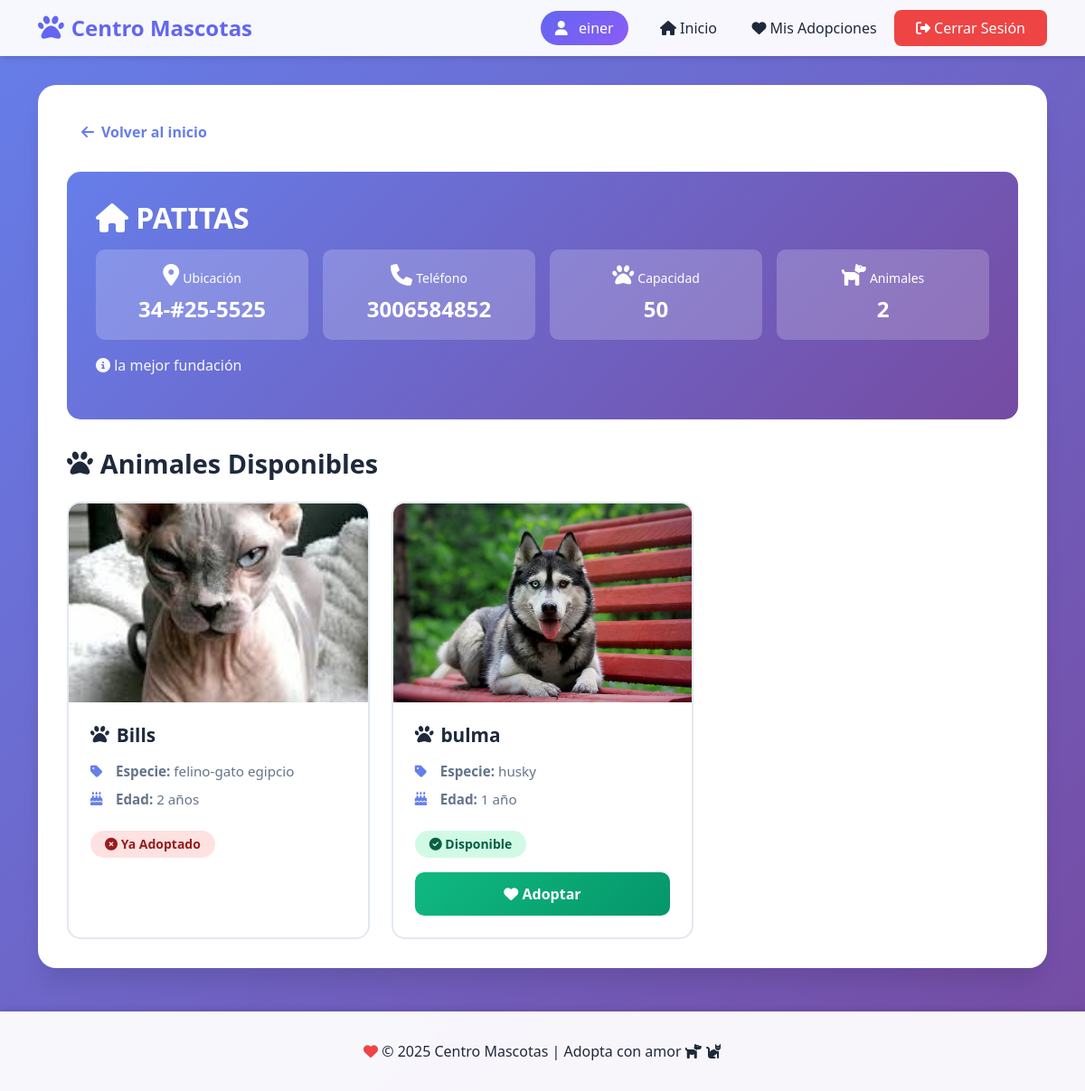
The page /fundacion/1/ (signed in) on the database its author committed.
### core/models.py (models this page shows, shortened)
class Usuario(AbstractUser):
    email = models.EmailField(unique=True)
    telefono = models.CharField(max_length=20, blank=True, null=True)
    direccion = models.CharField(max_length=100, blank=True, null=True)

class Fundacion(models.Model):
    nombre = models.CharField(max_length=100)
    direccion = models.CharField(max_length=200)
    telefono = models.CharField(max_length=20)
    email = models.EmailField(max_length=100)
    descripcion = models.TextField(blank=True, null=True)
    capacidad = models.IntegerField(default=0)

class Mascota(models.Model):
    nombre = models.CharField(max_length=100)
    especie = models.CharField(max_length=50)
    edad = models.IntegerField()
    foto = models.ImageField(upload_to='mascotas/', blank=True, null=True)
    disponible = models.BooleanField(default=True)
    fundacion = models.ForeignKey(Fundacion, on_delete=models.CASCADE)

### core/views.py (the view)
# urls.py: path('fundacion/<int:fundacion_id>/', views.fundacion_detalle, name='fundacion_detalle'),
@login_required
def fundacion_detalle(request, fundacion_id):
    fundacion = get_object_or_404(Fundacion, id=fundacion_id)
    mascotas = Mascota.objects.filter(fundacion=fundacion)
    context = {
        'fundacion': fundacion,
        'mascotas': mascotas,
        'usuario': request.user,
    }
    return render(request, 'core/fundacion_detalle.html', context)

### core/templates/core/fundacion_detalle.html (shortened to what this page needs)
{% extends 'base.html' %}
{% load static %}
{% block content %}
<a href="{% url 'inicio' %}" class="back-link">
    <i class="fas fa-arrow-left"></i> Volver al inicio
</a>
<div class="fundacion-header">
    <h1><i class="fas fa-home"></i> {{ fundacion.nombre }}</h1>
    <div class="fundacion-stats">
        <div class="stat-item">
            <i class="fas fa-map-marker-alt"></i>
            <small>Ubicación</small>
            <strong>{{ fundacion.direccion|truncatewords:3 }}</strong>
        </div>
        <div class="stat-item">
            <i class="fas fa-phone"></i>
            <small>Teléfono</small>
            <strong>{{ fundacion.telefono }}</strong>
        </div>
        <div class="stat-item">
            <i class="fas fa-paw"></i>
            <small>Capacidad</small>
            <strong>{{ fundacion.capacidad }}</strong>
        </div>
        <div class="stat-item">
            <i class="fas fa-dog"></i>
            <small>Animales</small>
            <strong>{{ mascotas.count }}</strong>
        </div>
    </div>
    {% if fundacion.descripcion %}
        <p style="margin-top: 1rem; opacity: 0.95;">
            <i class="fas fa-info-circle"></i> {{ fundacion.descripcion }}
        </p>
    {% endif %}
</div>
<h2 class="section-title">
    <i class="fas fa-paw"></i>
    Animales Disponibles
</h2>
{% if mascotas %}
    <div class="animales-grid">
        {% for mascota in mascotas %}
            <div class="animal-card">
                {% if mascota.foto %}
                    <img src="{{ mascota.foto.url }}" alt="{{ mascota.nombre }}" class="animal-image" onerror="this.onerror=null; this.style.display='none'; this.nextElementSibling.style.display='flex';">
                {% else %}
                    <div class="no-image">
                        <i class="fas fa-paw"></i>
                    </div>
                {% endif %}
                <div class="animal-info">
                    <h3>
                        {% if mascota.especie == 'Perro' %}
                            <i class="fas fa-dog"></i>
                        {% elif mascota.especie == 'Gato' %}
                            <i class="fas fa-cat"></i>
                        {% else %}
                            <i class="fas fa-paw"></i>
                        {% endif %}
                        {{ mascota.nombre }}
                    </h3>
                    <div class="animal-detail">
                        <i class="fas fa-tag"></i>
                        <span><strong>Especie:</strong> {{ mascota.especie }}</span>
                    </div>
                    <div class="animal-detail">
                        <i class="fas fa-birthday-cake"></i>
                        <span><strong>Edad:</strong> {{ mascota.edad }} año{% if mascota.edad != 1 %}s{% endif %}</span>
                    </div>
                    {% if mascota.disponible %}
                        <span class="badge badge-available">
                            <i class="fas fa-check-circle"></i> Disponible
                        </span>
                        <a href="{% url 'adoptar_mascota' mascota.id %}" class="btn-adopt">
                            <i class="fas fa-heart"></i> Adoptar
                        </a>
                    {% else %}
                        <span class="badge badge-adopted">
                            <i class="fas fa-times-circle"></i> Ya Adoptado
                        </span>
                    {% endif %}
                </div>
            </div>
        {% endfor %}
    </div>
{% else %}
    <div class="empty-state">
        <i class="fas fa-paw"></i>
        <p>Esta fundación aún no tiene animales registrados.</p>
    </div>
{% endif %}
{% endblock %}

### core/templates/base.html (shortened to what this page needs)
<!DOCTYPE html>
<html lang="es">
<head>
    <link rel="stylesheet" href="https://cdn.jsdelivr.net/npm/bootstrap@5.3.0/dist/css/bootstrap.min.css">
    <link rel="stylesheet" href="https://cdnjs.cloudflare.com/ajax/libs/font-awesome/6.4.0/css/all.min.css">
</head>
<body>
    <nav class="navbar navbar-expand-lg navbar-light">
        <div class="container">
            <a class="navbar-brand" href="{% if user.is_authenticated %}{% url 'inicio' %}{% else %}{% url 'index' %}{% endif %}">
                <i class="fas fa-paw"></i>
                Centro Mascotas
            </a>
            <div class="collapse navbar-collapse" id="navbarNav">
                <ul class="navbar-nav ms-auto align-items-center">
                    {% if user.is_authenticated %}
                        <li class="nav-item">
                            <span class="user-info">
                                <i class="fas fa-user"></i>
                                {{ user.username }}
                            </span>
                        </li>
                        <li class="nav-item">
                            <a class="nav-link" href="{% url 'inicio' %}">
                                <i class="fas fa-home"></i> Inicio
                            </a>
                        </li>
                        <li class="nav-item">
                            <a class="nav-link" href="{% url 'mis_adopciones' %}">
                                <i class="fas fa-heart"></i> Mis Adopciones
                            </a>
                        </li>
                        <li class="nav-item">
                            <a href="{% url 'logout_usuario' %}" class="btn btn-logout">
                                <i class="fas fa-sign-out-alt"></i> Cerrar Sesión
                            </a>
                        </li>
                    {% endif %}
                </ul>
            </div>
        </div>
    </nav>
    <main class="container">
        <div class="content-wrapper">
            {% block content %}
            {% endblock %}
        </div>
    </main>
    <footer class="text-center">
        <div class="container">
            <p>
                <i class="fas fa-heart" style="color: #ef4444;"></i>
                © 2025 Centro Mascotas | Adopta con amor
                <i class="fas fa-dog"></i>
                <i class="fas fa-cat"></i>
            </p>
        </div>
    </footer>
</body>
</html>

### core/templates/base.html (style rules this page uses)
:root { --primary-color: #6366f1; --secondary-color: #8b5cf6; --success-color: #10b981; --danger-color: #ef4444; --dark: #1e293b; --light: #f8fafc; }
body { background: linear-gradient(135deg, #667eea 0%, #764ba2 100%); min-height: 100vh; font-family: 'Segoe UI', Tahoma, Geneva, Verdana, sans-serif; }
.navbar { background: rgba(255, 255, 255, 0.95) !important; backdrop-filter: blur(10px); box-shadow: 0 4px 6px -1px rgba(0, 0, 0, 0.1); }
.navbar-brand { font-weight: bold; font-size: 1.5rem; color: var(--primary-color) !important; display: flex; align-items: center; gap: 0.5rem; }
.navbar-brand i { font-size: 1.8rem; }
.nav-link { color: var(--dark) !important; font-weight: 500; transition: all 0.3s; padding: 0.5rem 1rem !important; border-radius: 8px; margin: 0 0.2rem; }
.btn-logout { background: var(--danger-color); color: white; border: none; padding: 0.5rem 1.5rem; border-radius: 8px; font-weight: 500; transition: all 0.3s; }
.content-wrapper { background: white; border-radius: 20px; padding: 2rem; margin: 2rem auto; max-width: 1200px; box-shadow: 0 20px 25px -5px rgba(0, 0, 0, 0.1); }
footer { background: rgba(255, 255, 255, 0.95); backdrop-filter: blur(10px); margin-top: 3rem; padding: 2rem 0; box-shadow: 0 -4px 6px -1px rgba(0, 0, 0, 0.1); }
footer p { margin: 0; color: var(--dark); font-weight: 500; }
.user-info { background: linear-gradient(135deg, var(--primary-color), var(--secondary-color)); color: white; padding: 0.5rem 1rem; border-radius: 20px; font-weight: 500; margin-right: 1rem; }
.user-info i { margin-right: 0.5rem; }

### core/templates/core/fundacion_detalle.html (style rules this page uses)
.back-link { display: inline-flex; align-items: center; gap: 0.5rem; text-decoration: none; color: #667eea; font-weight: 600; margin-bottom: 1.5rem; padding: 0.5rem 1rem; border-radius: 8px; transition: all 0.3s; }
.fundacion-header { background: linear-gradient(135deg, #667eea 0%, #764ba2 100%); color: white; padding: 2rem; border-radius: 15px; margin-bottom: 2rem; }
.fundacion-header h1 { margin: 0 0 1rem 0; font-size: 2rem; font-weight: bold; }
.fundacion-stats { display: grid; grid-template-columns: repeat(auto-fit, minmax(150px, 1fr)); gap: 1rem; margin-top: 1rem; }
.stat-item { background: rgba(255, 255, 255, 0.2); padding: 1rem; border-radius: 10px; text-align: center; }
.stat-item i { font-size: 1.5rem; margin-bottom: 0.5rem; }
.stat-item strong { display: block; font-size: 1.5rem; }
.section-title { font-size: 1.8rem; font-weight: bold; color: #1e293b; margin: 2rem 0 1.5rem 0; display: flex; align-items: center; gap: 0.5rem; }
.animales-grid { display: grid; grid-template-columns: repeat(auto-fill, minmax(280px, 1fr)); gap: 1.5rem; }
.animal-card { background: white; border-radius: 15px; overflow: hidden; border: 2px solid #e2e8f0; transition: all 0.3s; }
.animal-image { width: 100%; height: 220px; object-fit: cover; background: linear-gradient(135deg, #667eea 0%, #764ba2 100%); }
.animal-info { padding: 1.5rem; }
.animal-info h3 { margin: 0 0 1rem 0; font-size: 1.3rem; font-weight: bold; color: #1e293b; display: flex; align-items: center; gap: 0.5rem; }
.animal-detail { display: flex; align-items: center; gap: 0.5rem; margin-bottom: 0.5rem; color: #64748b; font-size: 0.95rem; }
.animal-detail i { color: #667eea; width: 20px; }
.badge { display: inline-block; padding: 0.5rem 1rem; border-radius: 20px; font-size: 0.875rem; font-weight: 600; margin-top: 1rem; }
.badge-available { background: #d1fae5; color: #065f46; }
.badge-adopted { background: #fee2e2; color: #991b1b; }
.btn-adopt { width: 100%; display: block; text-align: center; text-decoration: none; color: white; background: linear-gradient(135deg, #10b981 0%, #059669 100%); padding: 0.75rem; border-radius: 10px; font-weight: 600; margin-top: 1rem; transition: all 0.3s; }

### rows shown on the page
Usuario: username "einer"
Fundacion: nombre "PATITAS", direccion "34-#25-5525", telefono "3006584852", capacidad "50", descripcion "la mejor fundación"
Mascota: foto (picture), nombre "Bills", especie "felino-gato egipcio", edad "2", disponible False (drawn)
Mascota: foto (picture), nombre "bulma", especie "husky", edad "1", disponible True (drawn)

### other values the page prints
{{ mascotas.count }} "2"
